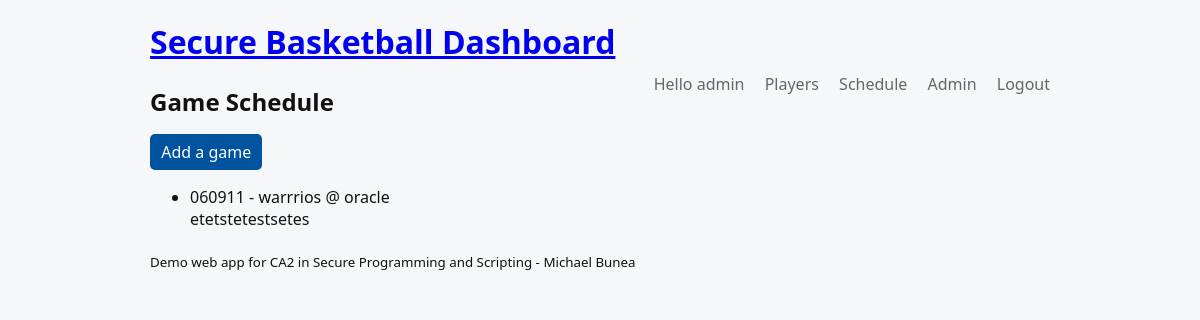
The page /schedule (signed in) on the database its author committed.
### model.py (models this page shows, shortened)
class User(db.Model, UserMixin):
    __tablename__ = "users"
    id = db.Column(db.Integer, primary_key=True)
    username = db.Column(db.String(80), unique=True, nullable=False)
    email = db.Column(db.String(120), unique=True, nullable=False)
    nickname = db.Column(db.String(80), unique=True, nullable=False)
    password_hashed = db.Column(db.String(200), nullable=False)
    role = db.Column(db.String(10), nullable=False) # this is the user or admin role
    is_admin = db.Column(db.Boolean, nullable=False, default=False)#this is to check if the user is an admin or user

class Game(db.Model):
    __tablename__ = "games"
    id = db.Column(db.Integer, primary_key=True)
    date = db.Column(db.String(20), unique=True, nullable=False)
    opponent = db.Column(db.String(80), unique=True, nullable=False)
    venue = db.Column(db.String(80), unique=True, nullable=False)
    notes = db.Column(db.Text, unique=True, nullable=False)
    created_at = db.Column(db.DateTime, default=datetime.utcnow)

### app.py (the view)
@app.route("/schedule")
@login_required
def schedule():
    games = Game.query.all()
    return render_template('schedule.html', games=games)

### app.py (called while the page is built)
@login_manager.user_loader
def load_user(user_id):
    return User.query.get(int(user_id))

@app.before_request
def block_methods():
    allowed_methods = ['GET', 'POST']
    if request.method not in allowed_methods:
        app.logger.warning(f"Unauthorized request {request.method} detected")
        abort(405)

@app.before_request
def port_check():
    allowed_ports = ["80", "443", "5000"]
    port = request.environ.get("SERVER_PORT", "UNKNOWN")
    if port not in allowed_ports:
        app.logger.warning(f"Unauthorized request from port:{port} detected")
        abort(403)

@app.after_request
def add_header(response):
    return sec_headers(response)

### security.py (called while the page is built)
def sec_headers(response):
    response.headers["Content-Security-Policy"] = "default-src 'self'; style-src 'self'; script-src 'self'" #this will prevent most XSS
    response.headers["X-Content-Type-Options"] = "nosniff" # this will prevebt MIME sniffing
    response.headers["X-Frame-Options"] = "DENY" # this will prevent clickjacking
    response.headers["X-XSS-Protection"] = "1; mode=block" # this will help protect against XSS
    response.headers["Referrer-Policy"] = "no-referrer" # this will hude sensitive URLS
    return response

### templates/schedule.html (shortened to what this page needs)
{%extends 'index.html'%}
{%block content%}
    <h2>Game Schedule</h2>
    <p><a href="{{ url_for('add_game') }}" class="btn">Add a game</a></p>
    {% if games %}
        <ul class="list-vertical">
            {% for game in games %}
            <li>
                {{ game.date}} - {{ game.opponent }} @ {{ game.venue }}
                {% if game.notes %}
                  <div class="notes">{{ game.notes}}</div>
                {% endif %}
            </li>
            {% endfor %}
        </ul>
      {% else %}
<p>No game schedule</p>
{% endif %}
{%endblock%}

### templates/index.html (shortened to what this page needs)
<!doctype html>
<html lang="en">
<head>
    <link rel = "stylesheet" type = "text/css" href = "{{ url_for('static', filename='style.css') }}">
</head>
<body>
    <header class = "header">
        <div class = "container">
            <h1 class = "header__title"><a href="{{ url_for('dashboard') }}">Secure Basketball Dashboard</a></h1>
            <nav class = "main-nav">
                {% if current_user.is_authenticated %}
                <span class = "nav-item">Hello {{ current_user.username }}</span>
                <a class="nav-item" href="{{ url_for('player') }}">Players</a>
                <a class="nav-item" href="{{ url_for('schedule') }}">Schedule</a>
                {%if current_user.role == 'admin'%}
                  <a class="nav-item" href="{{ url_for('admin') }}">Admin</a>
                {%endif%}
                <a class="nav-item" href="{{ url_for('logout') }}">Logout</a>
                {%else%}
                  <a class="nav-item" href="{{ url_for('login') }}">Login</a>
                  <a class="nav-item" href="{{ url_for('register') }}">Register</a>
                {%endif%}
            </nav>
        </div>
    </header>
<main class = "container">
    {% block content %}{% endblock %}
</main>
<footer class = "footer">
    <div class = "container">
        <small>Demo web app for CA2 in Secure Programming and Scripting - Michael Bunea</small>
    </div>
</footer>
</body>
</html>

### static/style.css (style rules this page uses)
:root { --bg: #f6f7fb; --card: #ffffff; --accent: #00539f; --muted: #666; --success: #2d8a4a; }
body { font-family: system-ui, "Helvetica Neue", Arial; margin: 0; background: var(--bg); color: #111; line-height: 1.4; }
.container { width: 90%; max-width: 900px; margin: 1.25rem auto; }
.main-nav { float: right; }
.main-nav .nav-item { margin-left: 1rem; text-decoration: none; color: var(--muted); }
h1,h2,h3 { margin: 0 0 0.5rem 0; }
.btn { background: var(--accent); color: #fff; padding: 0.4rem 0.7rem; border-radius: 5px; text-decoration: none; display: inline-block; }

### rows shown on the page
User: username "admin"
Game: date "060911", opponent "warrrios", venue "oracle", notes "etetstetestsetes"
